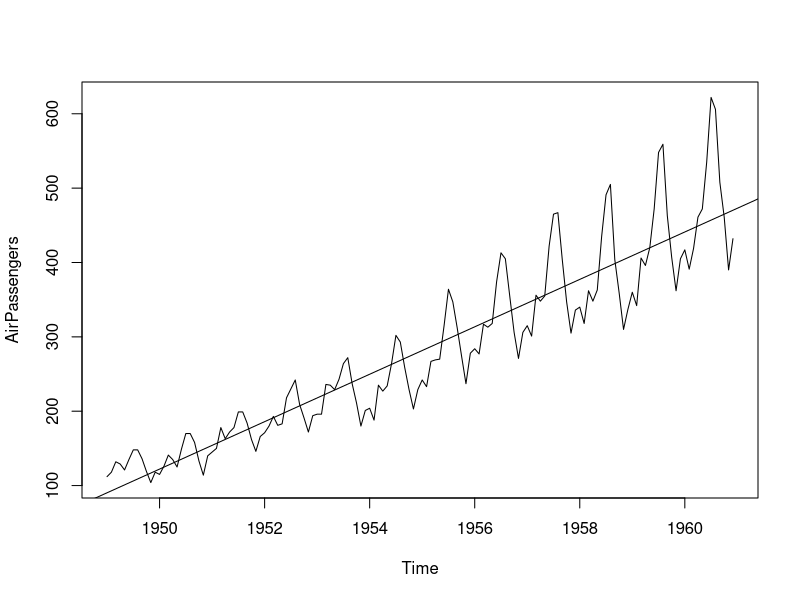
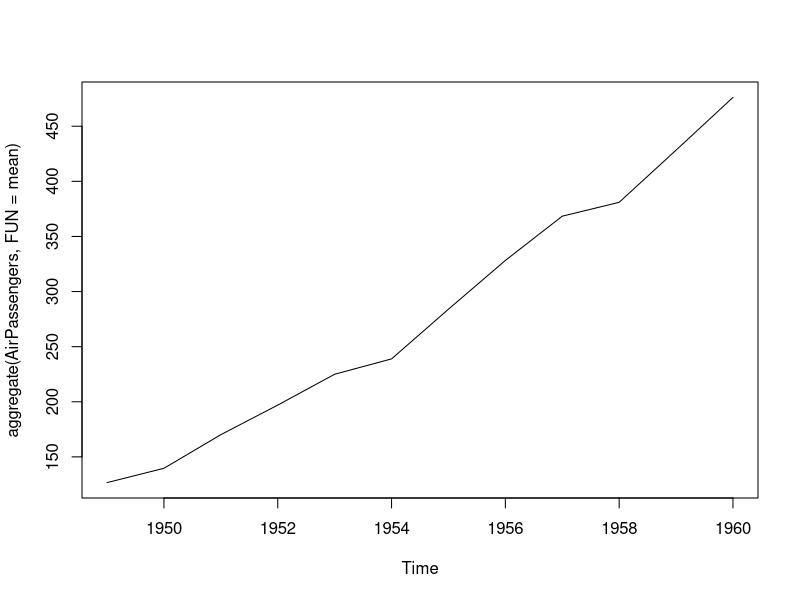
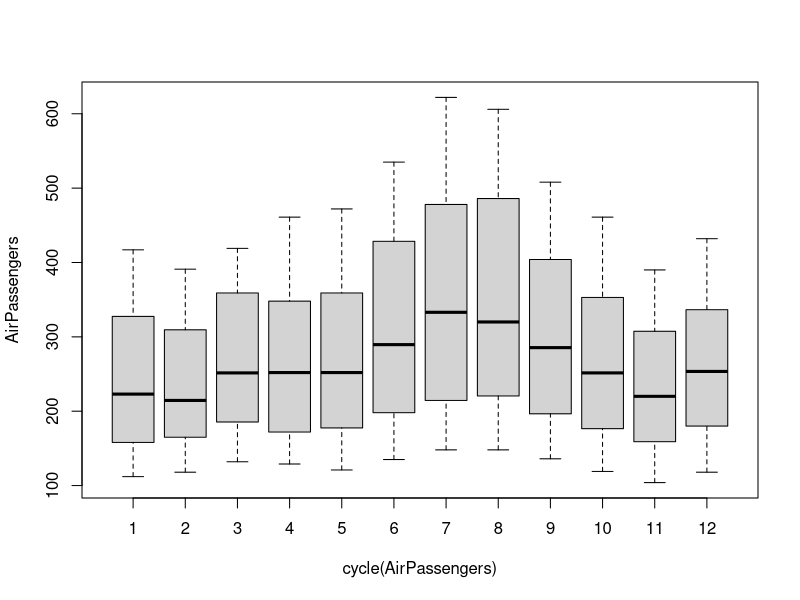
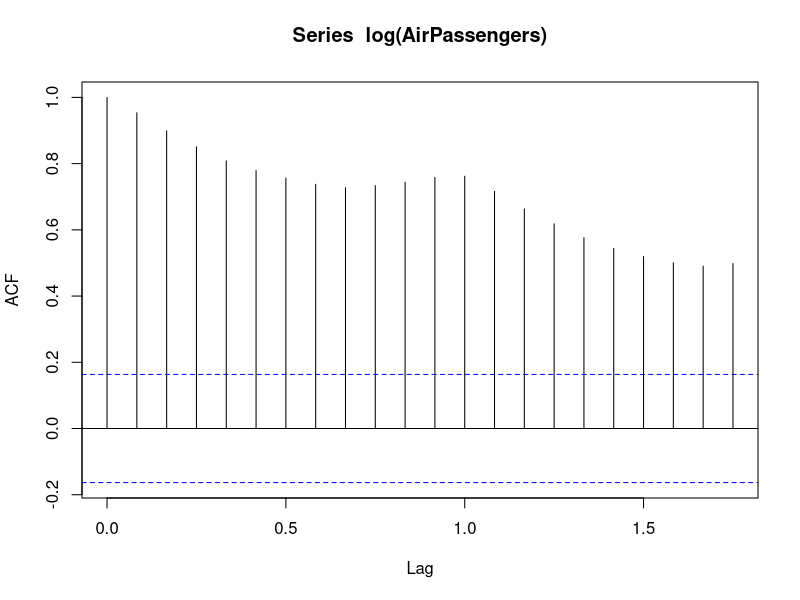
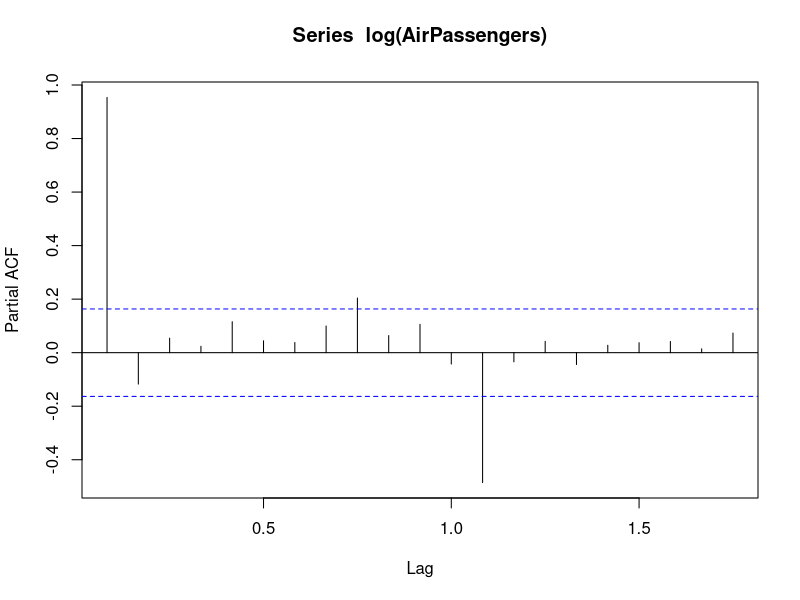
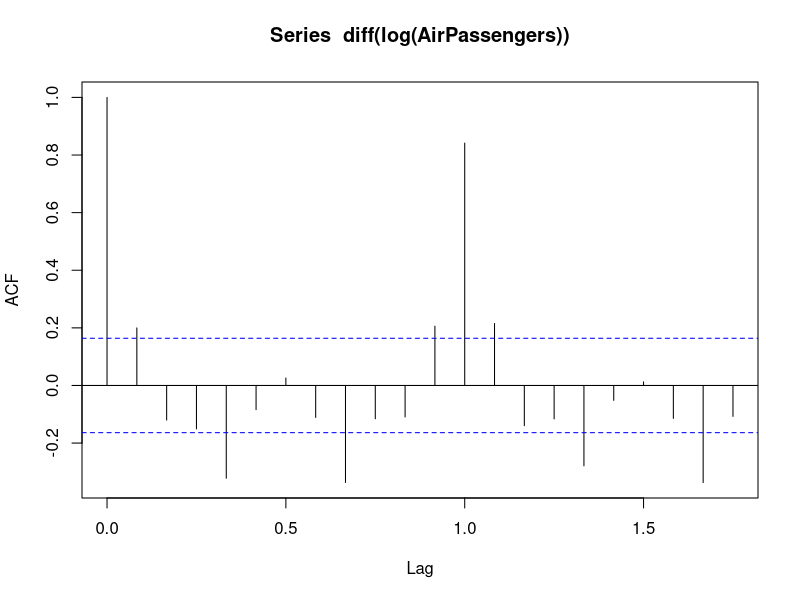
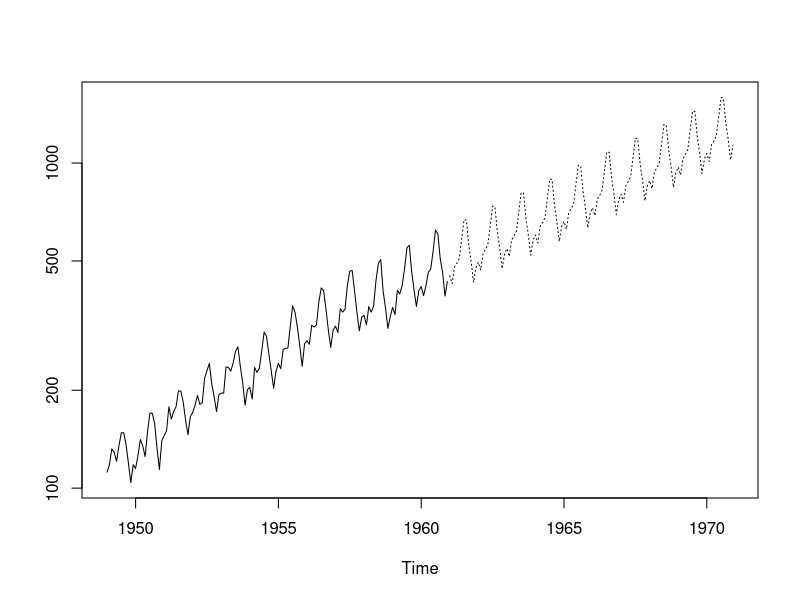

Generate these figures, in order, with R:
library(forecast)
#stationary series: mean and variance and covariance doesn't change with time, stays constant
# time series models are applicable for stationary series

#stationary tests: dickey fuller tests

data("AirPassengers")
#exploratory analysis of ts objects
frequency(AirPassengers)
time(AirPassengers)
#prints cycle across time intervals
cycle(AirPassengers)

plot(AirPassengers)
abline(reg=lm(AirPassengers~time(AirPassengers)))

#plots the year on year trend
plot(aggregate(AirPassengers,FUN=mean))
# shows the seasonal effects
boxplot(AirPassengers~cycle(AirPassengers))

#decomposing time-series into seasonal, trend and random componentss

#transform series to stationary
log(AirPassengers) # to remove unequal variance
diff(log(AirPassengers)) # to remove trend in series


#ar - autoregressive models - x(t) depends on alpha*x(t-1) + error(t), shocks have long effects
#ma - moving average models - x(t) = beta*error(t-1)+error(t), shocks in x value diminishes quickly
# auto correlation plots help to determine the order of ar and ma
# correlation in acf will be insignificant after n lags in ma(n)
# correlation in pacf will be insignificant after n lags in ar(n)
acf(log(AirPassengers))
pacf(log(AirPassengers))
# take difference since the acf has no decay
acf(diff(log(AirPassengers)))

#fit the arima model with p,d,q as 0,1,1
tsfit <- arima(log(AirPassengers), c(0,1,1), seasonal = list(order=c(0,1,1), period=12) )
#predict for 10 years
tspred <- predict(tsfit,n.ahead = 12*10)

ts.plot(AirPassengers,2.718^tspred$pred,log="y",lty=c(1,3))

#model the series using exponential smoothing space
ap.ets <- ets(AirPassengers)
ap.forecast <- forecast(ap.ets,h=12)





